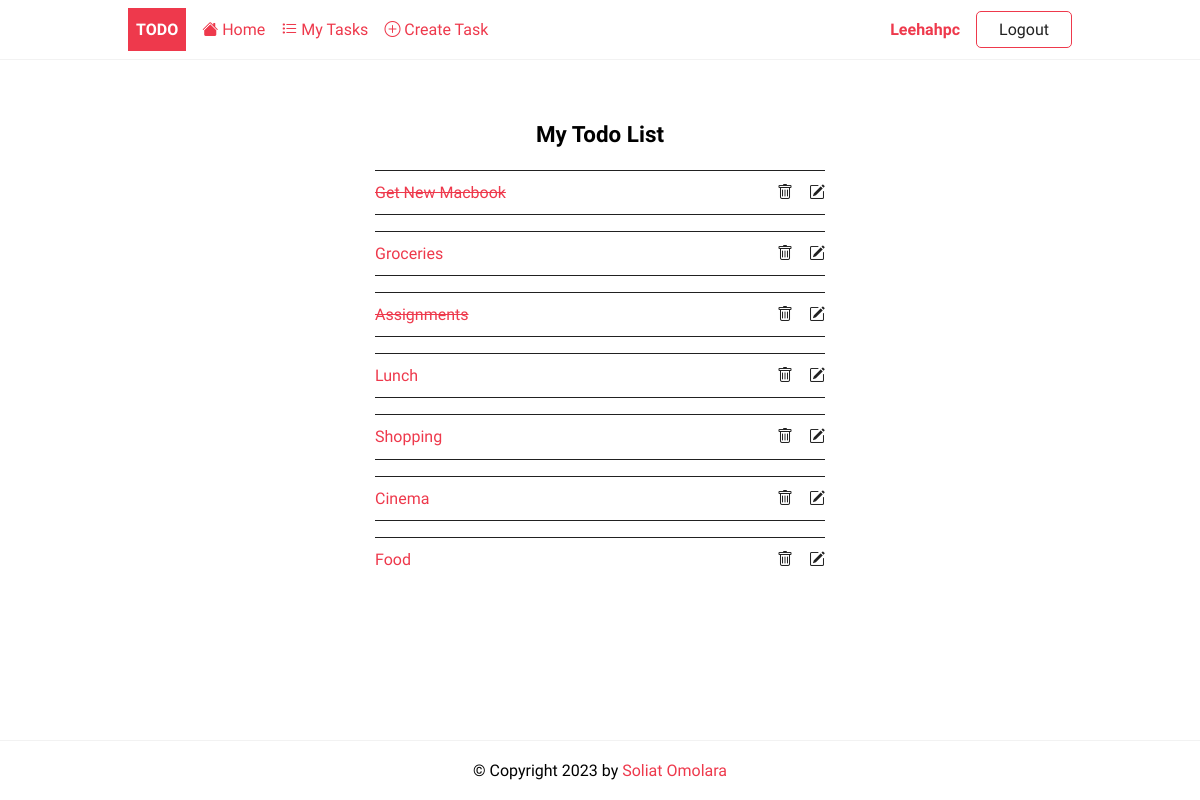
Page /tasks/ (signed in) on the committed database.
### todoapp/models.py (models this page shows, shortened)
class Todo(models.Model):
    user = models.ForeignKey(User, on_delete=models.CASCADE, null=True, blank=True)
    title = models.CharField(max_length=250)
    description = models.TextField(null=True, blank=True)
    completed = models.BooleanField(default=False)
    created = models.DateTimeField(auto_now_add=True)

### todoapp/views.py (the view)
# urls.py: path('tasks/', TodoList.as_view(),name='tasks'),
class TodoList(LoginRequiredMixin,ListView):
    model = Todo
    context_object_name = 'tasks'
    def get_context_data(self, **kwargs):
        context = super().get_context_data(**kwargs)
        context['tasks'] = context['tasks'].filter(user=self.request.user)
        return context

### todoapp/templates/todoapp/todo_list.html
{%extends 'todoapp/base.html'%}
{%block content%}
<div class="center">
	<h2>My Todo List</h2>
	{% if tasks %}
	<ul class="tasks">
		{% for task in tasks %}
			<li><li><a href="{% url 'details' task.id %}" class="{% if task.completed%}completed{%endif%}">{{ task.title }}</a>
				 <div  class="task-controls">
					<a href="{%url 'delete' task.id %}"><i class="bi bi-trash"></i> </a>
                    <a href="{%url 'update' task.id %}"><i class="bi bi-pencil-square"></i></a>
		         </div>
		    </li>
		{% endfor %}
	{% else %}
		<p>🎉 Yay, you have no pending tasks!</p>
	{% endif %}
	</ul>
</div>
{%endblock content%}

### todoapp/templates/todoapp/base.html (shortened to what this page needs)
{%load static %}
<!DOCTYPE html>
<html lang="en">
    <head>
        <link rel="stylesheet" href="{% static 'css/style.css' %}" />
    </head>
    <body>
        <header class="header">
            <div class="container">
            	<a href="{%url 'home'%}" class="logo">Todo</a>
                <nav class="nav">
                	<a href="{%url 'home'%}"><i class="bi bi-house-fill"></i> Home</a>
                    {% if request.user.is_authenticated %}
	    	              	<a href="{% url 'tasks' %}"><i class="bi bi-list-task"></i> My Tasks</a>
	    	              	<a href="{% url 'create' %}"><i class="bi bi-plus-circle"></i> Create Task</a>
                            <a href="{% url 'profile' %}" title="Update my profile">{{request.user | title}}</a>
	    	                <a href="{% url 'logout' %}" class="btn btn-outline">Logout</a>
	                {% else %}
							<a href="{% url 'login' %}" class="btn btn-outline">Login</a>
	            	        <a href="{% url 'register' %}" class="btn btn-primary">Join Now</a>
	                {% endif %}
                </nav>
            </div>
        </header>
        <main>
            <div class="container">
             {%block content %}
             {%endblock content%}
            </div>
        </main>
        <footer class="footer">
            <div class="container">
				<p>&copy; Copyright {% now "Y" %} by <a href="https://github.com/SoliatOmolara">Soliat Omolara</a></p>
            </div>
        </footer>
    </body>
</html>

### static/css/style.css (style rules this page uses)
:root { --color-primary: #ee394c; --color-secondary: #86b7fe; --color-light: #f2f2f2; --color-gray: #ced4da; --color-dark: #212121; --color-white: #ffffff; --color-error: #e2442f; --color-warning: #ffc900; --color-info: #02a2b9; --color-success: #1ba345; --color-input: #00d1b2; --border-radius: 5px; }
* { margin: 0; padding: 0; box-sizing: border-box; text-rendering: optimizeLegibility; }
html, body { height: 100%; }
body { font-family: 'Dosis', sans-serif; font-size: 1rem; line-height: 1.7; display: flex; flex-direction: column; }
h2 { font-size: 1.4rem; }
a { color: var(--color-primary); text-decoration: none; }
.container { max-width: 960px; margin: 0 auto; padding: 0.5rem; }
.header { border-bottom: solid 1px var(--color-light); }
.header .container { display: flex; align-items: center; gap:1rem; }
.nav { display:flex; gap:1rem; align-items: center; justify-content: center; flex-basis: 100%; }
.nav a:nth-last-child(2) { margin-left: auto; font-weight: bold; }
.logo { padding: 0.5rem; background-color: var(--color-primary); text-decoration: none; color: var(--color-white); font-weight: bold; text-transform: uppercase; }
.tasks { list-style: none; width: 100%; max-width: 450px; }
.tasks li { display: flex; justify-content: space-between; align-items: center; width: 100%; border-bottom: solid 1px var(--color-dark); padding: 0.5rem 0; }
.tasks li:last-of-type { border-bottom: none; }
.task-controls { display: flex; justify-content: space-between; gap: 1rem; }
.task-controls a { color: var(--color-dark); }
.completed { text-decoration: line-through; }
.footer p { text-align: center; }
.footer { margin-top: auto; padding: 0.5rem 0; border-top: solid 1px var(--color-light); }
.btn { padding: 0.25rem 0.75rem; border-radius: var(--border-radius); background-color: var(--color-white); border: solid 1px var(--color-white); color: var(--color-dark); cursor: pointer; text-decoration: none; font-size: 1rem; min-width: 6rem; text-align: center; }
.btn-outline { border: solid 1px var(--color-primary); }
.center { display: flex; flex-direction: column; align-items: center; justify-content: center; min-height: 70vh; }

### rows in the picture
Todo: title "Get New Macbook"
Todo: title "Groceries"
Todo: title "Assignments"
Todo: title "Lunch"
Todo: title "Shopping"
Todo: title "Cinema"
Todo: title "Food"

### other values in the picture
{{ request.user | title }} "Leehahpc"
